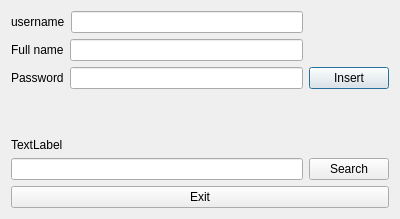
<?xml version="1.0" encoding="UTF-8"?>
<ui version="4.0">
 <class>Dialog</class>
 <widget class="QDialog" name="Dialog">
  <property name="geometry">
   <rect>
    <x>0</x>
    <y>0</y>
    <width>400</width>
    <height>219</height>
   </rect>
  </property>
  <property name="windowTitle">
   <string>Dialog</string>
  </property>
  <layout class="QVBoxLayout" name="verticalLayout_3">
   <item>
    <layout class="QHBoxLayout" name="horizontalLayout_5">
     <item>
      <layout class="QVBoxLayout" name="verticalLayout_2">
       <item>
        <layout class="QHBoxLayout" name="horizontalLayout_2">
         <item>
          <widget class="QLabel" name="label">
           <property name="text">
            <string>username</string>
           </property>
          </widget>
         </item>
         <item>
          <widget class="QLineEdit" name="username"/>
         </item>
        </layout>
       </item>
       <item>
        <layout class="QHBoxLayout" name="horizontalLayout_3">
         <item>
          <widget class="QLabel" name="label_2">
           <property name="text">
            <string>Full name</string>
           </property>
          </widget>
         </item>
         <item>
          <widget class="QLineEdit" name="fullname"/>
         </item>
        </layout>
       </item>
       <item>
        <layout class="QHBoxLayout" name="horizontalLayout_4">
         <item>
          <widget class="QLabel" name="label_3">
           <property name="text">
            <string>Password</string>
           </property>
          </widget>
         </item>
         <item>
          <widget class="QLineEdit" name="password">
           <property name="echoMode">
            <enum>QLineEdit::Password</enum>
           </property>
          </widget>
         </item>
        </layout>
       </item>
      </layout>
     </item>
     <item>
      <layout class="QVBoxLayout" name="verticalLayout">
       <item>
        <spacer name="verticalSpacer_2">
         <property name="orientation">
          <enum>Qt::Vertical</enum>
         </property>
         <property name="sizeHint" stdset="0">
          <size>
           <width>20</width>
           <height>40</height>
          </size>
         </property>
        </spacer>
       </item>
       <item>
        <widget class="QPushButton" name="insertButton">
         <property name="text">
          <string>Insert</string>
         </property>
        </widget>
       </item>
      </layout>
     </item>
    </layout>
   </item>
   <item>
    <spacer name="verticalSpacer">
     <property name="orientation">
      <enum>Qt::Vertical</enum>
     </property>
     <property name="sizeHint" stdset="0">
      <size>
       <width>20</width>
       <height>40</height>
      </size>
     </property>
    </spacer>
   </item>
   <item>
    <widget class="QLabel" name="status">
     <property name="text">
      <string>TextLabel</string>
     </property>
    </widget>
   </item>
   <item>
    <layout class="QHBoxLayout" name="horizontalLayout">
     <item>
      <widget class="QLineEdit" name="searchEdit"/>
     </item>
     <item>
      <widget class="QPushButton" name="searchButton">
       <property name="text">
        <string>Search</string>
       </property>
      </widget>
     </item>
    </layout>
   </item>
   <item>
    <widget class="QPushButton" name="pushButton">
     <property name="text">
      <string>Exit</string>
     </property>
    </widget>
   </item>
  </layout>
 </widget>
 <resources/>
 <connections>
  <connection>
   <sender>pushButton</sender>
   <signal>clicked()</signal>
   <receiver>Dialog</receiver>
   <slot>accept()</slot>
   <hints>
    <hint type="sourcelabel">
     <x>208</x>
     <y>200</y>
    </hint>
    <hint type="destinationlabel">
     <x>240</x>
     <y>212</y>
    </hint>
   </hints>
  </connection>
  <connection>
   <sender>searchButton</sender>
   <signal>clicked()</signal>
   <receiver>Dialog</receiver>
   <slot>searchitem()</slot>
   <hints>
    <hint type="sourcelabel">
     <x>367</x>
     <y>154</y>
    </hint>
    <hint type="destinationlabel">
     <x>391</x>
     <y>39</y>
    </hint>
   </hints>
  </connection>
  <connection>
   <sender>insertButton</sender>
   <signal>clicked(bool)</signal>
   <receiver>Dialog</receiver>
   <slot>insertitem()</slot>
   <hints>
    <hint type="sourcelabel">
     <x>326</x>
     <y>85</y>
    </hint>
    <hint type="destinationlabel">
     <x>354</x>
     <y>11</y>
    </hint>
   </hints>
  </connection>
 </connections>
 <slots>
  <slot>searchitem()</slot>
  <slot>insertitem()</slot>
 </slots>
</ui>
